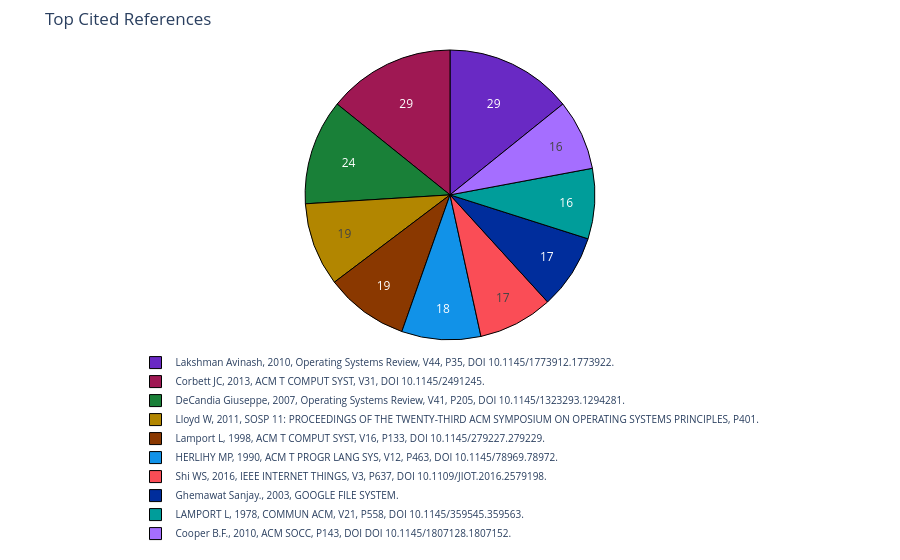

The cell this chart's notebook holds for it:
### Code cell
bibfile.plot_top_refs(view = 'notebook', topn = 10, font_size = 10, use_ref_id = False, date_start = None, date_end = None)

### Figure 1 — Plotly figure (JSON) as saved in the notebook; plotly's stock layout.template omitted (floating-point values rounded to 4 significant figures; data arrays with more than 128 entries replaced by an {"elided": "..."} marker saying what was removed)
{"data": [{"domain": {"x": [0, 1], "y": [0.3, 1]}, "hoverinfo": "label+value+percent", "labels": ["Lakshman Avinash, 2010, Operating Systems Review, V44, P35, DOI 10.1145/1773912.1773922.", "Corbett JC, 2013, ACM T COMPUT SYST, V31, DOI 10.1145/2491245.", "DeCandia Giuseppe, 2007, Operating Systems Review, V41, P205, DOI 10.1145/1323293.1294281.", "Lloyd W, 2011, SOSP 11: PROCEEDINGS OF THE TWENTY-THIRD ACM SYMPOSIUM ON OPERATING SYSTEMS PRINCIPLES, P401.", "Lamport L, 1998, ACM T COMPUT SYST, V16, P133, DOI 10.1145/279227.279229.", "HERLIHY MP, 1990, ACM T PROGR LANG SYS, V12, P463, DOI 10.1145/78969.78972.", "Shi WS, 2016, IEEE INTERNET THINGS, V3, P637, DOI 10.1109/JIOT.2016.2579198.", "Ghemawat Sanjay., 2003, GOOGLE FILE SYSTEM.", "LAMPORT L, 1978, COMMUN ACM, V21, P558, DOI 10.1145/359545.359563.", "Cooper B.F., 2010, ACM SOCC, P143, DOI DOI 10.1145/1807128.1807152."], "marker": {"colors": {"elided": "1109 str values"}, "line": {"color": "black", "width": 1}}, "textinfo": "value", "textposition": "inside", "type": "pie", "values": [29, 29, 24, 19, 19, 18, 17, 17, 16, 16]}], "layout": {"legend": {"font": {"size": 10}, "orientation": "h", "x": 0.5, "xanchor": "center", "y": 0.28, "yanchor": "top"}, "margin": {"b": 50, "l": 50, "r": 50, "t": 50}, "title": {"text": "Top Cited References"}}}
